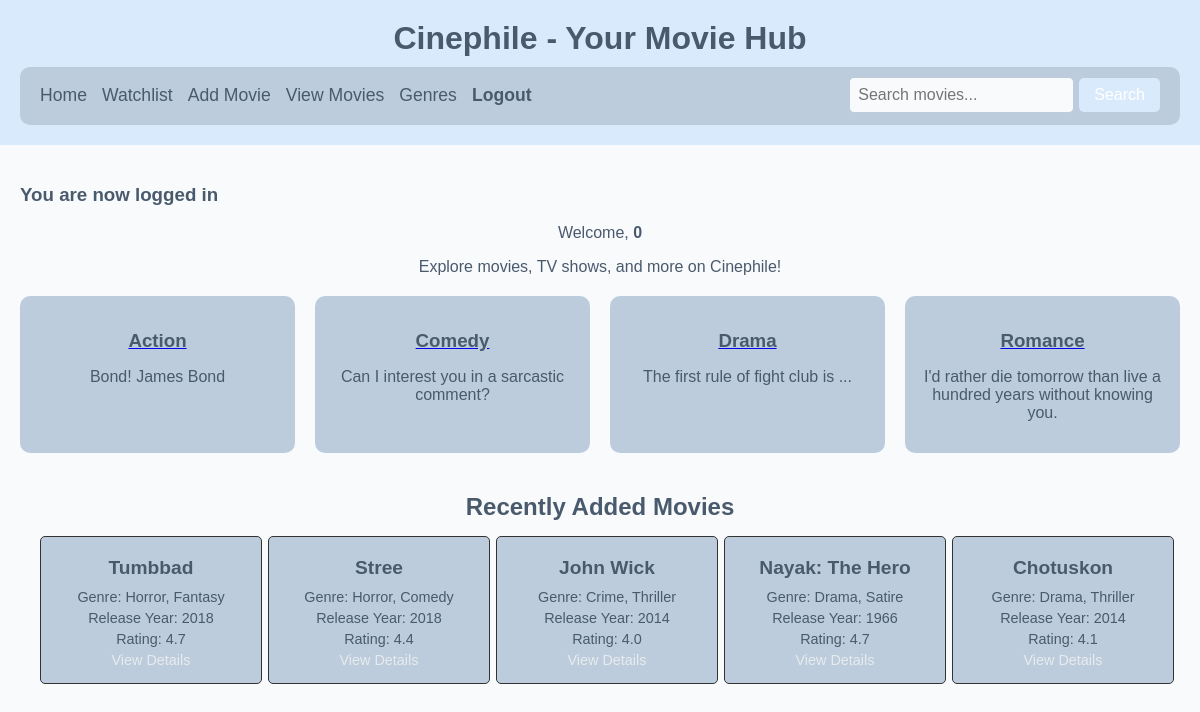
/ (signed in), run on the app's committed database.
### tables this page shows
CREATE TABLE `movies` (
  `id` int(11) NOT NULL,
  `title` varchar(255) NOT NULL,
  `genre` varchar(100) NOT NULL,
  `director` varchar(100) NOT NULL,
  `release_year` int(11) NOT NULL,
  `runtime` int(11) NOT NULL,
  `rating` decimal(3,1) NOT NULL,
  `description` text NOT NULL,
  `created_at` timestamp NOT NULL DEFAULT current_timestamp()
);

### index.php (the view, shortened to what this page needs)
<?php
  $servername = "localhost";
  $username = "root";
  $password = "";
  $dbname = "project";
  $conn = new mysqli($servername, $username, $password, $dbname);
  $recent_movies_sql = "SELECT * FROM movies ORDER BY id DESC LIMIT 5";
  $recent_movies_result = $conn->query($recent_movies_sql);
?>
<!DOCTYPE html>
<html lang="en">
<head>
  <link rel="stylesheet" href="style2.css">
</head>
<body>
<div class="header">
  <h2>Cinephile - Your Movie Hub</h2>
  <div class="navbar">
  <ul>
    <li><a href="index.php">Home</a></li>
    <li><a href="watchlist.php">Watchlist</a></li>
    <li><a href="add_movie.php">Add Movie</a></li>
    <li><a href="view_movies.php">View Movies</a></li>
    <li><a href="genres.php">Genres</a></li>
    <li><a href="index.php?logout=1" class="logout-link">Logout</a></li>
  </ul>
  <form class="search-form" method="get" action="search.php">
    <input type="text" name="query" placeholder="Search movies...">
    <button type="submit">Search</button>
  </form>
  </div>
</div>
<div class="content">
  <?php if (isset($_SESSION['success'])) : ?>
    <div class="error success">
      <h3>
        <?php
          echo $_SESSION['success'];
        ?>
      </h3>
    </div>
  <?php endif ?>
  <?php if (isset($_SESSION['username'])) : ?>
    <div class="welcome-message">
      <p>Welcome, <strong><?php echo $_SESSION['username']; ?></strong></p>
      <p>Explore movies, TV shows, and more on Cinephile!</p>
    </div>
    <div class="movie-categories">
      <div class="movie-category">
        <a href="view_movies.php?genre=Action">
          <h3>Action</h3>
        </a>
        <p>Bond! James Bond</p>
      </div>
      <div class="movie-category">
        <a href="view_movies.php?genre=Comedy">
          <h3>Comedy</h3>
        </a>
        <p>Can I interest you in a sarcastic comment?</p>
      </div>
      <div class="movie-category">
        <a href="view_movies.php?genre=Drama">
          <h3>Drama</h3>
        </a>
        <p>The first rule of fight club is ...</p>
      </div>
      <div class="movie-category">
        <a href="view_movies.php?genre=Romance">
          <h3>Romance</h3>
        </a>
        <p>I'd rather die tomorrow than live a hundred years without knowing you.</p>
      </div>
    </div>
    <div class="recent-movies-section">
      <h2 class="recent-movies-header">Recently Added Movies</h2>
      <div class="movie-grid">
        <?php if ($recent_movies_result->num_rows > 0): ?>
          <?php while ($movie = $recent_movies_result->fetch_assoc()): ?>
            <div class="movie-card">
              <h3><?php echo htmlspecialchars($movie['title']); ?></h3>
              <p>Genre: <?php echo htmlspecialchars($movie['genre']); ?></p>
              <p>Release Year: <?php echo htmlspecialchars($movie['release_year']); ?></p>
              <p>Rating: <?php echo htmlspecialchars($movie['rating']); ?></p>
              <p><a href="movie_details.php?id=<?php echo $movie['id']; ?>">View Details</a></p>
            </div>
          <?php endwhile; ?>
        <?php else: ?>
          <p>No recently added movies.</p>
        <?php endif; ?>
      </div>
    </div>
  <?php endif ?>
</div>
</body>
</html>

### style2.css (style rules this page uses)
body { font-family: Arial, sans-serif; margin: 0; padding: 0; height: 100vh; display: flex; flex-direction: column; background-color: #F8FAFC; color: #4A5A6D; }
.header { background-color: #D9EAFD; padding: 20px; text-align: center; color: white; }
.header h2 { margin: 0; font-size: 2em; color: #4A5A6D; }
.navbar { display: flex; justify-content: space-between; align-items: center; margin-top: 10px; padding: 10px 20px; background-color: #BCCCDC; border-bottom: 2px solid #BCCCDC; border-radius: 10px; }
.navbar ul { list-style-type: none; display: flex; gap: 15px; padding: 0; margin: 0; }
.navbar ul li { display: inline; }
.navbar ul li a { text-decoration: none; color: #4A5A6D; font-size: 1.1em; transition: color 0.3s; }
.logout-link { color: red; font-weight: bold; text-decoration: none; }
.search-form { display: flex; align-items: center; gap: 5px; }
.search-form input[type="text"] { padding: 8px; font-size: 1em; border: 1px solid #BCCCDC; border-radius: 5px; background-color: #F8FAFC; color: #4A5A6D; }
.search-form button { background-color: #D9EAFD; color: white; border: none; padding: 8px 15px; font-size: 1em; border-radius: 5px; cursor: pointer; transition: background-color 0.3s; }
.content { flex: 1; padding: 20px; }
.welcome-message { text-align: center; margin-bottom: 20px; }
.movie-categories { display: grid; grid-template-columns: repeat(auto-fit, minmax(200px, 1fr)); gap: 20px; }
.movie-category { background-color: #BCCCDC; padding: 15px; border-radius: 10px; text-align: center; transition: transform 0.3s, background-color 0.3s; }
.movie-category h3 { margin-bottom: 10px; color: #4A5A6D; }
body { font-family: Arial, sans-serif; margin: 0; padding: 0; background-color: #F8FAFC; color: #4A5A6D; }
.header { background-color: #D9EAFD; padding: 20px; text-align: center; }
.search-form { display: flex; gap: 5px; }
.search-form input { padding: 8px; border-radius: 5px; }
.search-form button { padding: 8px 15px; border-radius: 5px; background-color: #D9EAFD; border: none; }
form button { background-color: #007BFF; color: white; border: none; padding: 10px 15px; cursor: pointer; border-radius: 5px; }
.movie-card { border: 1px solid #ccc; border-radius: 10px; padding: 15px; width: 200px; }
.movie-card h3 { margin-top: 0; }

### index.php (style rules this page uses)
.recent-movies-section { padding: 20px; }
.recent-movies-header { margin-bottom: 15px; text-align: center; }
.movie-grid { display: grid; grid-template-columns: repeat(auto-fill, minmax(200px, 1fr)); gap: 20px; }
.movie-card { background-color: #BCCCDC; border: 1px solid #333; border-radius: 5px; overflow: hidden; text-align: center; padding: 10px; }
.movie-card h3 { margin: 10px 0; font-size: 1.2em; }
.movie-card p { margin: 5px 0; font-size: 0.9em; }
.movie-card a { text-decoration: none; color: #e8ebed; }

### data on the page
movies: title "Tumbbad", genre "Horror, Fantasy", release_year "2018", rating "4.7"
movies: title "Stree", genre "Horror, Comedy", release_year "2018", rating "4.4"
movies: title "John Wick", genre "Crime, Thriller", release_year "2014", rating "4.0"
movies: title "Nayak: The Hero", genre "Drama, Satire", release_year "1966", rating "4.7"
movies: title "Chotuskon", genre "Drama, Thriller", release_year "2014", rating "4.1"

### other printed values
$_SESSION['success'] "You are now logged in"
$_SESSION['username'] "0"
